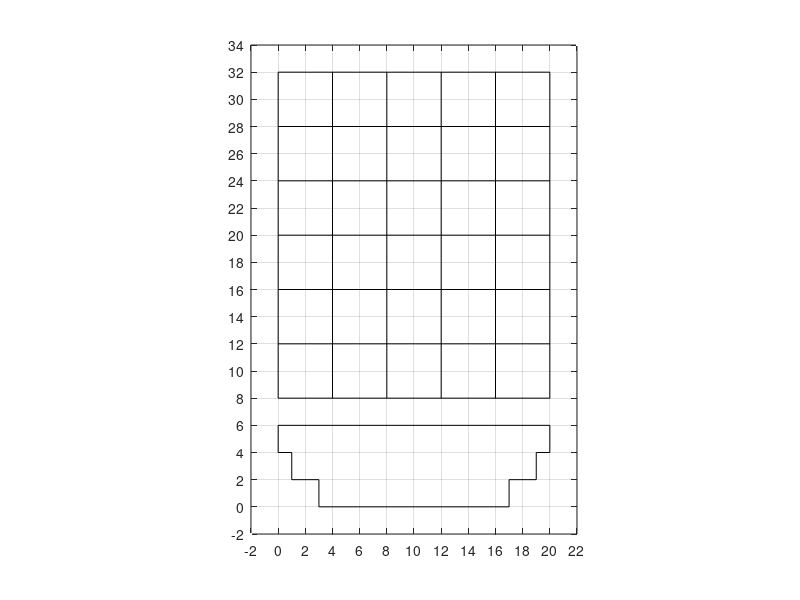

Source code (MATLAB):
%fake gameboard for testing
fig = figure('Position',[100,100,600,600]);
plot([-2 22],[-2 34],'w.')
xticks(-2:2:22)
yticks(-2:2:34)
axis equal
grid on;
hold on;
for i = 8:4:32
    plot([0 20],[i i],'k')
end
for i = 0:4:20
    plot([i i],[8 32],'k')
end
plot([0 20],[6 6],'k')
plot([20 20],[4 6],'k')
plot([19 20],[4 4],'k')
plot([19 19],[2 4],'k')
plot([17 19],[2 2],'k')
plot([17 17],[0 2],'k')
plot([3 17],[0 0],'k')
plot([3 3],[0 2],'k')
plot([1 3],[2 2],'k')
plot([1 1],[2 4],'k')
plot([0 1],[4 4],'k')
plot([0 0],[4 6],'k')

axis([-2 22 -2 34])
    
